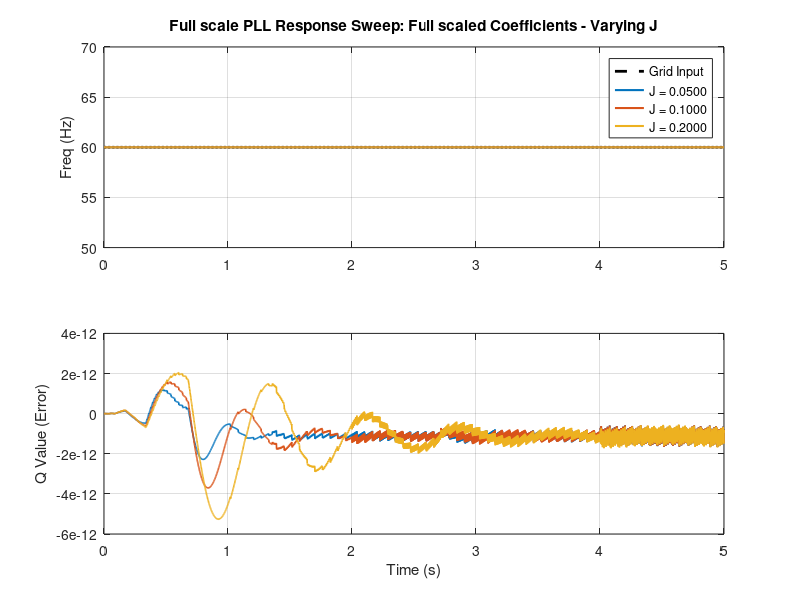
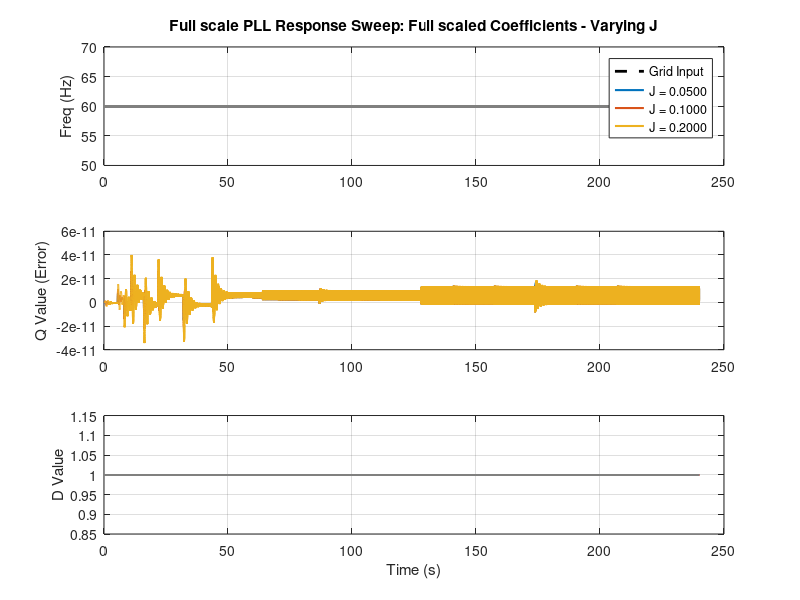
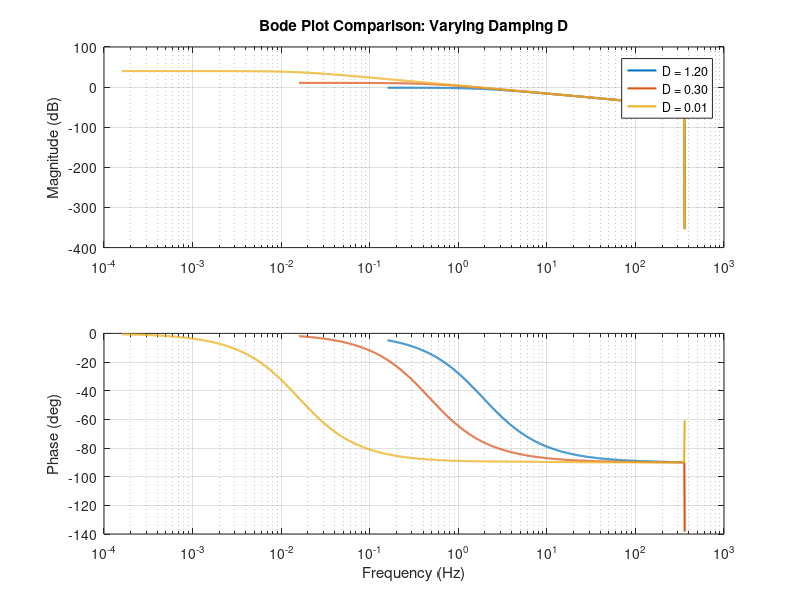
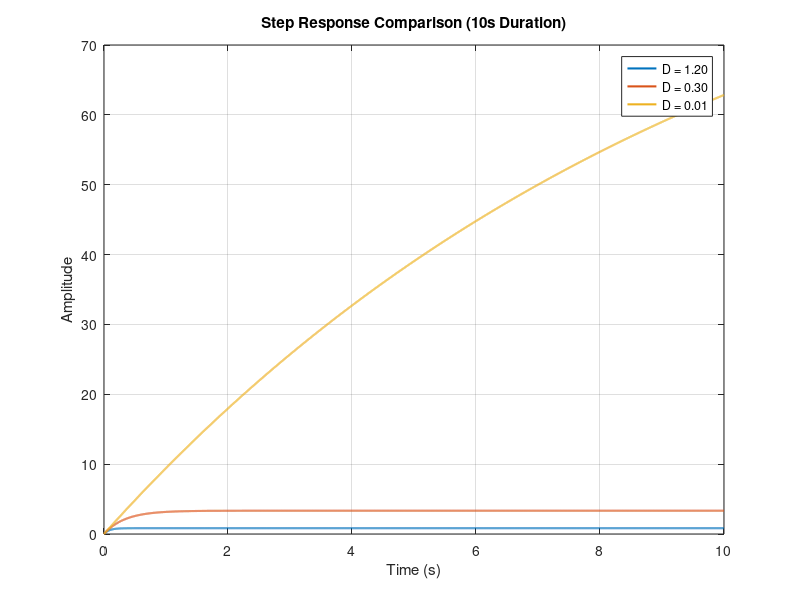

The MATLAB script that drew these images, in order:
clear; clc; close all;

% Parameters
Ki = 1000;      
Kp = 40;       
Fs = 720;     
Ts = 1/Fs;
t_final = 10; % Define the 10-second window

% --- Comparison for Damping D ---
J_fixed = 0.1;  % Through sheer experimental observation, J must be negative 
% (for it to track properly)
D_values = [1.2, 0.3, 0.01]; 
% With small inertia, and large dampening, the responses are not good

% High vals of damp and low vals of J seem to give the responses we want
% J does not seem to effect the gain whatsoever - great! That literally is
% good
% Storage for discrete coefficients

% max J is 0.9 
num_z_all = cell(length(D_values),1);
den_z_all = cell(length(D_values),1);

% Initialize figures
figure(3); clf; 
figure(4); clf; 

colors_d = lines(length(D_values));

for i = 1:length(D_values)
    D = D_values(i);
    
    % 1. Define G(s) using your updated coefficients
    num_s = [Kp, Ki];
    den_s = [J_fixed*Kp, (J_fixed*Ki + (D)*Kp + 1), (D)*Ki];
    Gs = tf(num_s, den_s);
    
    % 2. Discretize using Tustin
    Gz = c2d(Gs, Ts, 'tustin');

    % Extract discrete numerator and denominator
    [num_z, den_z] = tfdata(Gz, 'v');

    % Store them
    num_z_all{i} = num_z;
    den_z_all{i} = den_z;

    % Normalize so a0 = 1
    num_z = num_z / den_z(1);
    den_z = den_z / den_z(1);

    num_z_all{i} = num_z;
    den_z_all{i} = den_z;

    fprintf('\nD = %.2f\n', D);
    fprintf('Numerator:   ');
    disp(num_z);
    fprintf('Denominator: ');
    disp(den_z);

    NB = 20;  % B Coeffs - -2s20
    NA = 16;  % A Coeffs - 2s16 

    scaled_num = round(num_z * 2^NB);
    scaled_den = round(den_z * 2^NA);

    fprintf('Numerator Verilog (B0, B1, B2):   ');
    disp(scaled_num);
    fprintf('Denominator Verilog (A0 - ignore, A1, A2): ');
    disp(scaled_den);
    
    % 3. Frequency Domain Plotting (Bode)
    figure(3);
    [mag, phase, w] = bode(Gz);
    mag_db = 20*log10(squeeze(mag));
    phase_deg = squeeze(phase);
    freq_hz = w / (2*pi);
    
    subplot(2,1,1);
    semilogx(freq_hz, mag_db, 'Color', colors_d(i,:), 'LineWidth', 1.5); hold on;
    ylabel('Magnitude (dB)'); grid on;
    title('Bode Plot Comparison: Varying Damping D');
    
    subplot(2,1,2);
    semilogx(freq_hz, phase_deg, 'Color', colors_d(i,:), 'LineWidth', 1.5); hold on;
    ylabel('Phase (deg)'); xlabel('Frequency (Hz)'); grid on;
    
    % 4. Time Domain Plotting - Forced to 10 Seconds
    figure(4);
    % Passing t_final ensures the simulation runs the full 10s
    [y, t] = step(Gz, t_final); 
    plot(t, y, 'Color', colors_d(i,:), 'LineWidth', 1.5); hold on;

    % 4. Time Domain Plotting - Forced to 10 Seconds
    figure(5);

    t = 0:Ts:t_final;          % Time vector
    u = 0.5 * ones(size(t));   % 0.5 step input

    [y, t] = lsim(Gz, u, t);   % Simulate response

    plot(t, y, 'Color', colors_d(i,:), 'LineWidth', 1.5); hold on;
end

% Add legends and formatting
figure(3);
subplot(2,1,1);
legend(arrayfun(@(d) sprintf('D = %.2f', d), D_values, 'UniformOutput', false));

figure(4);
grid on;
title('Step Response Comparison (10s Duration)');
xlabel('Time (s)'); ylabel('Amplitude');
xlim([0 t_final]); % Ensure the axis matches our 10s window
legend(arrayfun(@(d) sprintf('D = %.2f', d), D_values, 'UniformOutput', false));

figure(5);
grid on;
title('Step 0.5 Response Comparison (10s Duration)');
xlabel('Time (s)'); ylabel('Amplitude');
xlim([0 t_final]); % Ensure the axis matches our 10s window
legend(arrayfun(@(d) sprintf('D = %.2f', d), D_values, 'UniformOutput', false));



%% 11. Sinusoidal Response (q as a sinusoid) Simulation
clear; clc; close all;

% Parameters
Ki = 1000;      
Kp = 40;       
Fs = 720;     
Ts = 1/Fs;
t_final = 3; 

% --- Controllable Input Parameters ---
f_in = 4.0;                % Sinusoid frequency (Hz)
% Why is it that a 1hz difference between pll and grid 
% creates a 4hz sinusoid in q? 
dc_offset = 0.0;           % <--- ADJUST THIS for DC Offset
amplitude = 0.25;           % Sinusoid peak amplitude

t_sine = 0:Ts:t_final;     
% Combined Input: Sinusoid + DC Offset
u_sine = dc_offset + amplitude * sin(2*pi*f_in*t_sine/101); 

% --- Comparison for Damping D ---
J_fixed = 0.3;  % Seems to scale the gain of sinusoids significantly
% J_fixed = [-0.5, 0.3, 


% Should try J = 0.03 and D = 2.0, I think that will work

% We should tesst J - 0.05, with D
D_values = [2.0, 1.2, 1.5]; 
colors_d = lines(length(D_values));

figure(7); clf; hold on;

for i = 1:length(D_values)
    D = D_values(i);
    num_s = [Kp, Ki];
    den_s = [J_fixed*Kp, (J_fixed*Ki + D*Kp + 1), D*Ki];
    Gs = tf(num_s, den_s);
    Gz = c2d(Gs, Ts, 'tustin');
    
    % Simulate response
    [y_sine, t_out] = lsim(Gz, u_sine, t_sine);
    plot(t_out, y_sine, 'Color', colors_d(i,:), 'LineWidth', 1.5);
end

% Plot the input signal for reference
plot(t_sine, u_sine, 'k--', 'LineWidth', 1.2, 'DisplayName', 'Input (Ref)');
grid on;
title(sprintf('Sinusoidal Response (%.1f Hz) with %.1f DC Offset', f_in, dc_offset));
xlabel('Time (s)'); ylabel('Amplitude');
legend([arrayfun(@(d) sprintf('D = %.2f', d), D_values, 'UniformOutput', false), 'Input Reference']);

%% 13. Full Non-Linear Closed-Loop Simulation (DQZ + IPLL)
clear; clc; close all;
figure(8); clf;
figure(9); clf; % New figure for internal signal plotting


% As I suspected - sine and cos are differently aligned here. 
% Obviously this is of interest to us. 


% What happens if I switch va and such to cos? This is what gives us an
% error. 


% What happens if I switch the nco - should see fuckery with current vals,
% and workery with previous vals - nco gives us different stuff. 

% --- Simulation Parameters ---
Fs_sim = 720;
Ts_sim = 1/Fs_sim;
t_sim_final = 10; % 10 seconds to see the full lock dynamics
t_vec = 0:Ts_sim:t_sim_final;
N_sim = length(t_vec);

% --- Define the Input Grid (What the PLL is trying to track) ---
% Let's create a frequency step. Starts at 60Hz, jumps to 59Hz at 0.5s.
f_grid_nominal = 61;
f_grid_actual = ones(1, N_sim) * 60; 
f_grid_actual(t_vec >= 0.5) = 60; % 1 Hz drop at t=0.5s

% Integrate frequency to get the grid phase angle (theta_grid)
theta_grid = zeros(1, N_sim);
for k = 2:N_sim
    theta_grid(k) = theta_grid(k-1) + 2*pi * f_grid_actual(k) * Ts_sim;
end

% Generate the 3-Phase Input Signals (Normalized to amplitude 1)
v_a = cos(theta_grid); % Changing to cos aligns cos nco with thingy, changing to sin aligns with sin nco
v_b = cos(theta_grid - 2*pi/3); % Looks like all our hex files use sin - so why are we aligning with cos?
v_c = cos(theta_grid - 4*pi/3); % Inputs as sin while we start assuming cos makes q really high off the start. 
% But our q is 0? 

% Using q = asin + bcos - are they actually sin and cos though?
% --- Initialize Loop Variables ---
% J to 0.006 and D to 0.3 ~= J 0.03 and D 2.0
J_fixed = 0.01; % More J = more oscillation - longer to capture
D_sim = 0.9; % D > 1 breaks the thing
Kp = 40;
Ki = 1000;
num_s_sim = [Kp, Ki];
den_s_sim = [J_fixed*Kp, (J_fixed*Ki + D_sim*Kp + 1), D_sim*Ki];
Gs_sim = tf(num_s_sim, den_s_sim);
Gz_sim = c2d(Gs_sim, Ts_sim, 'tustin');
[num_z_sim, den_z_sim] = tfdata(Gz_sim, 'v');

% Normalize coefficients
num_z_sim = num_z_sim / den_z_sim(1);
den_z_sim = den_z_sim / den_z_sim(1);
b0 = num_z_sim(1); b1 = num_z_sim(2); b2 = num_z_sim(3);
a1 = den_z_sim(2); a2 = den_z_sim(3);

% Storage arrays for plotting
q_out_arr = zeros(1, N_sim);
f_err_arr = zeros(1, N_sim);
f_out_arr = zeros(1, N_sim);
theta_nco_arr = zeros(1, N_sim);

% NEW: Storage arrays for internal signals
sine_nco_arr = zeros(1, N_sim);
cos_nco_arr  = zeros(1, N_sim);
alpha_arr    = zeros(1, N_sim);
beta_arr     = zeros(1, N_sim);

% State variables for the IPLL Filter (delays)
x_z1 = 0; x_z2 = 0;
y_z1 = 0; y_z2 = 0;

% NCO Variables
f_nco_center = 61.0;
theta_nco = 0; 

% ========================================================
% ================= SAMPLE-BY-SAMPLE LOOP ================
% ========================================================
for k = 1:N_sim
    
    % 1. ----- NCO (Sine/Cosine Generation) -----
    sine_nco = sin(theta_nco);
    cos_nco = cos(theta_nco);
    
    % Record NCO states
    theta_nco_arr(k) = theta_nco;
    sine_nco_arr(k) = sine_nco;
    cos_nco_arr(k) = cos_nco;
    
    % 2. ----- DQZ Transform (Phase Detector) -----
    alpha = (2/3)*v_a(k) - (1/3)*(v_b(k) + v_c(k));
    beta  = (1/sqrt(3))*(v_c(k) - v_b(k)); % Note: your c-b logic
    
    % Record Clarke outputs
    alpha_arr(k) = alpha;
    beta_arr(k) = beta;
    
    % Park Transform
    d_val = alpha * cos_nco - beta * sine_nco;
    q_val = beta * cos_nco + alpha * sine_nco;
    
    q_out_arr(k) = q_val;
    
    % 3. ----- IPLL Filter (Loop Filter) -----
    x_in = -q_val; % In our filter - we are assuming the input is cos
    % 
    
    % Direct Form I computation
    y_out = ((b0*x_in + b1*x_z1 + b2*x_z2)*1 - (a1*y_z1 + a2*y_z2)); % If you divide the num by two here, and have sin as input, 0.2 and 0.3 brick it, but that doesn't explain how 0.03 and 2.0 worked!
    % oddly, if you multiply the num by two here, and use J = 0.02 and D =
    % 2.0, then you get the expected output
    % My best current guess is that the numerator is twice what it should
    % be

    % If the numerator isnt twice:
    % 

    % We did our scaling assuming the gain was 1/D, which it is, 
    
    % Update delays
    x_z2 = x_z1;
    x_z1 = x_in;
    y_z2 = y_z1;
    y_z1 = y_out;
    
    f_err_arr(k) = y_out;
    
    % 4. ----- Update Frequency Output -----
    f_out_arr(k) = f_nco_center + y_out;
    
    % 5. ----- Integrate NCO Phase for next sample -----
    theta_nco = theta_nco +  2*pi*f_out_arr(k) * Ts_sim;
    theta_nco = mod(theta_nco, 2*pi); 
end

% ========================================================
% ================= PLOTTING =============================
% ========================================================

% --- Figure 8: PLL Tracking Performance ---
figure(8);
subplot(3,1,1);
plot(t_vec, f_grid_actual, 'k--', 'LineWidth', 1.5); hold on;
plot(t_vec, f_out_arr, 'b', 'LineWidth', 1.5);
grid on; title('Frequency Tracking: f_{grid} vs f_{nco}');
ylabel('Frequency (Hz)');
legend('Grid Freq (Input)', 'NCO Freq (IPLL Output)');
xlim([0 t_sim_final]);

subplot(3,1,2);
plot(t_vec, q_out_arr, 'r', 'LineWidth', 1.2);
grid on; title('Phase Error (q value)');
ylabel('Amplitude');
xlim([0 t_sim_final]);

subplot(3,1,3);
phase_diff = unwrap(theta_grid) - unwrap(theta_nco_arr);
plot(t_vec, phase_diff, 'm', 'LineWidth', 1.5);
grid on; title('Phase Angle Difference (\theta_{grid} - \theta_{nco})');
xlabel('Time (s)'); ylabel('Radians');
xlim([0 t_sim_final]);

% --- Figure 9: Internal Signals (Zoomed In) ---

figure(9);
% Zoom window (First 100ms to clearly see 60Hz waves)
x_zoom = [0 0.1]; 

subplot(2,1,1);
plot(t_vec, v_a, 'k', 'LineWidth', 2); hold on;
plot(t_vec, alpha_arr, 'r--', 'LineWidth', 1.5);
plot(t_vec, beta_arr, 'b--', 'LineWidth', 1.5);
grid on; 
title('Stationary Frame: Grid Phase A (v_a) vs Clarke Outputs (\alpha, \beta)');
ylabel('Amplitude');
legend('v_a (Grid A)', '\alpha', '\beta');
xlim(x_zoom);

subplot(2,1,2);
plot(t_vec, sine_nco_arr, 'r', 'LineWidth', 1.5); hold on;
plot(t_vec, cos_nco_arr, 'b', 'LineWidth', 1.5);
grid on; 
title('Rotating Frame (NCO Outputs)');
xlabel('Time (s)'); ylabel('Amplitude');
legend('sine_{nco}', 'cos_{nco}');
xlim(x_zoom);

%% Multi-Parameter Sweep: Testing J sensitivity
%clear; clc; close all;

% --- Constant Simulation Parameters ---
Fs_sim = 720;
Ts_sim = 1/Fs_sim;
t_sim_final = 5; % Reduced for faster multi-run plotting
t_vec = 0:Ts_sim:t_sim_final;
N_sim = length(t_vec);

% --- Define the Input Grid (Common to all runs) ---
f_grid_actual = ones(1, N_sim) * 60.0; 
f_grid_actual(t_vec >= 0.5) = 60.0; % 1 Hz step
theta_grid = cumtrapz(t_vec, 2*pi * f_grid_actual);
v_a = 2*cos(theta_grid); 
v_b = 2*cos(theta_grid - 2*pi/3); 
v_c = 2*cos(theta_grid - 4*pi/3);

% --- Sweep Parameters ---
% CHANGE THIS to sweep D, Kp, etc.
param_sweep = [0.05, 0.1, 0.2]; 
sweep_label = 'J';

% --- Pre-allocate Storage ---
f_out_history = zeros(length(param_sweep), N_sim);
q_out_history = zeros(length(param_sweep), N_sim);

num_z_all = cell(length(param_sweep),1);
den_z_all = cell(length(param_sweep),1);

% ========================================================
% ================= OUTER SWEEP LOOP =====================
% ========================================================
for p = 1:length(param_sweep)
    
    % Update the specific variable for this run
    J_fixed = param_sweep(p); 
    D_sim = 0.5; % Keep others constant
    Kp =40; Ki = 1000;
    
    % --- Re-calculate Coefficients for THIS run ---
    num_s = [Kp, Ki];
    den_s = [J_fixed*Kp, (J_fixed*Ki + (D_sim)*Kp + 1), (D_sim)*Ki];
    Gz = c2d(tf(num_s, den_s), Ts_sim, 'tustin');
    [num_z, den_z] = tfdata(Gz, 'v');
    
    b0 = num_z(1); b1 = num_z(2); b2 = num_z(3);
    a1 = den_z(2); a2 = den_z(3);

    % --- Reset Simulation States ---
    x_z1 = 0; x_z2 = 0; y_z1 = 0; y_z2 = 0;
    theta_nco = 0;
    f_nco_center = 60.0; % Your center freq

    % Store them
    num_z_all{p} = num_z;
    den_z_all{p} = den_z;

    % Normalize so a0 = 1
    num_z = num_z / den_z(1);
    den_z = den_z / den_z(1);

    num_z_all{p} = num_z;
    den_z_all{p} = den_z;

    fprintf('\nJ = %.5f\n D = %.5f\n', J_fixed, D_sim);
    fprintf('Numerator:   ');
    disp(num_z);
    fprintf('Denominator: ');
    disp(den_z);

    NB = 20;  % B Coeffs - -2s20
    NA = 16;  % A Coeffs - 2s16 

    scaled_num = round(num_z * 2^NB);
    scaled_den = round(den_z * 2^NA);

    fprintf('Numerator Verilog (B0, B1, B2):   ');
    disp(scaled_num);
    fprintf('Denominator Verilog (A0 - ignore, A1, A2): ');
    disp(scaled_den);

    % --- Sample-by-Sample Loop ---
    for k = 1:N_sim
        % NCO
        sine_nco = sin(theta_nco);
        cos_nco = cos(theta_nco);
        
        % DQZ/Park
        alpha = (2/3)*v_a(k) - (1/3)*(v_b(k) + v_c(k));
        beta  = (1/sqrt(3))*(v_c(k) - v_b(k));
        q_val = beta * cos_nco + alpha * sine_nco;
        
        % IPLL Filter
        x_in = -q_val;
        y_out = (b0*x_in + b1*x_z1 + b2*x_z2) - (a1*y_z1 + a2*y_z2);
        
        % Updates
        x_z2 = x_z1; x_z1 = x_in;
        y_z2 = y_z1; y_z1 = y_out;
        
        f_out_history(p, k) = f_nco_center + y_out;
        q_out_history(p, k) = q_val;
        
        theta_nco = mod(theta_nco + 2*pi*f_out_history(p, k)*Ts_sim, 2*pi);
    end
end

% ========================================================
% ================= PLOTTING ALL RUNS ====================
% ========================================================
figure();
set(gcf, 'Color', 'w');

% Subplot 1: Frequency Tracking
subplot(2,1,1);
plot(t_vec, f_grid_actual, 'k--', 'LineWidth', 2); hold on;
plot(t_vec, f_out_history', 'LineWidth', 1.5); % Note the transpose (')
grid on; ylabel('Freq (Hz)');
title(['Full scale PLL Response Sweep: Full scaled Coefficients - Varying ', sweep_label]);

% Dynamic Legend Generation
leg_entries = cell(1, length(param_sweep) + 1);
leg_entries{1} = 'Grid Input';
for i = 1:length(param_sweep)
    leg_entries{i+1} = sprintf('%s = %.4f', sweep_label, param_sweep(i));
end
legend(leg_entries, 'Location', 'best');

% Subplot 2: Phase Error (Q)
subplot(2,1,2);
plot(t_vec, q_out_history', 'LineWidth', 1.2);
grid on; ylabel('Q Value (Error)');
xlabel('Time (s)');


%% Multt-Parameter Sweep: Testing J Sens - With D and Q
clear; clc; close all;

% --- Constant Simulation Parameters ---
Fs_sim = 720;
Ts_sim = 1/Fs_sim;
t_sim_final = 240; % Reduced for faster multi-run plotting
t_vec = 0:Ts_sim:t_sim_final;
N_sim = length(t_vec);

% --- Define the Input Grid (Common to all runs) ---
f_grid_actual = ones(1, N_sim) * 60.0; 
f_grid_actual(t_vec >= 0.5) = 60.0; % 1 Hz step (currently kept at 60)
theta_grid = cumtrapz(t_vec, 2*pi * f_grid_actual);
v_a = cos(theta_grid); 
v_b = cos(theta_grid - 2*pi/3); 
v_c = cos(theta_grid - 4*pi/3);

% --- Sweep Parameters ---
% CHANGE THIS to sweep D, Kp, etc.
param_sweep = [0.05, 0.1, 0.2]; 
sweep_label = 'J';

% --- Pre-allocate Storage ---
f_out_history = zeros(length(param_sweep), N_sim);
q_out_history = zeros(length(param_sweep), N_sim);
d_out_history = zeros(length(param_sweep), N_sim); % Added pre-allocation for d
num_z_all = cell(length(param_sweep),1);
den_z_all = cell(length(param_sweep),1);

% ========================================================
% ================= OUTER SWEEP LOOP =====================
% ========================================================
for p = 1:length(param_sweep)
    
    % Update the specific variable for this run
    J_fixed = param_sweep(p); 
    D_sim = 0.25; % Keep others constant
    Kp = 40; Ki = 1000;
    
    % --- Re-calculate Coefficients for THIS run ---
    num_s = [Kp, Ki];
    den_s = [J_fixed*Kp, (J_fixed*Ki + (D_sim)*Kp + 1), (D_sim)*Ki];
    Gz = c2d(tf(num_s, den_s), Ts_sim, 'tustin');
    [num_z, den_z] = tfdata(Gz, 'v');
    
    b0 = num_z(1); b1 = num_z(2); b2 = num_z(3);
    a1 = den_z(2); a2 = den_z(3);
    
    % --- Reset Simulation States ---
    x_z1 = 0; x_z2 = 0; y_z1 = 0; y_z2 = 0;
    theta_nco = 0;
    f_nco_center = 60.0; % Your center freq
    
    % Store them
    num_z_all{p} = num_z;
    den_z_all{p} = den_z;
    
    % Normalize so a0 = 1
    num_z = num_z / den_z(1);
    den_z = den_z / den_z(1);
    num_z_all{p} = num_z;
    den_z_all{p} = den_z;
    
    fprintf('\nJ = %.5f\n D = %.5f\n', J_fixed, D_sim);
    fprintf('Numerator:   ');
    disp(num_z);
    fprintf('Denominator: ');
    disp(den_z);
    
    NB = 20;  % B Coeffs - -2s20
    NA = 16;  % A Coeffs - 2s16 
    scaled_num = round(num_z * 2^NB);
    scaled_den = round(den_z * 2^NA);
    fprintf('Numerator Verilog (B0, B1, B2):   ');
    disp(scaled_num);
    fprintf('Denominator Verilog (A0 - ignore, A1, A2): ');
    disp(scaled_den);
    
    % --- Sample-by-Sample Loop ---
    for k = 1:N_sim
        % NCO
        sine_nco = sin(theta_nco);
        cos_nco = cos(theta_nco);
        
        % DQZ/Park
        alpha = (2/3)*v_a(k) - (1/3)*(v_b(k) + v_c(k));
        beta  = (1/sqrt(3))*(v_c(k) - v_b(k));
        
        % Calculate q and d
        q_val = beta * cos_nco + alpha * sine_nco;
        d_val = alpha * cos_nco - beta * sine_nco; % Added d_val calculation
        
        % IPLL Filter
        x_in = -q_val;
        y_out = (b0*x_in + b1*x_z1 + b2*x_z2) - (a1*y_z1 + a2*y_z2);
        
        % Updates
        x_z2 = x_z1; x_z1 = x_in;
        y_z2 = y_z1; y_z1 = y_out;
        
        % Store History
        f_out_history(p, k) = f_nco_center + y_out;
        q_out_history(p, k) = q_val;
        d_out_history(p, k) = d_val; % Store d_val history
        
        theta_nco = mod(theta_nco + 2*pi*f_out_history(p, k)*Ts_sim, 2*pi);
    end
end

% ========================================================
% ================= PLOTTING ALL RUNS ====================
% ========================================================
figure();
set(gcf, 'Color', 'w');

% Subplot 1: Frequency Tracking
subplot(3,1,1); % Changed to 3,1,1
plot(t_vec, f_grid_actual, 'k--', 'LineWidth', 2); hold on;
plot(t_vec, f_out_history', 'LineWidth', 1.5); 
grid on; ylabel('Freq (Hz)');
title(['Full scale PLL Response Sweep: Full scaled Coefficients - Varying ', sweep_label]);

% Dynamic Legend Generation
leg_entries = cell(1, length(param_sweep) + 1);
leg_entries{1} = 'Grid Input';
for i = 1:length(param_sweep)
    leg_entries{i+1} = sprintf('%s = %.4f', sweep_label, param_sweep(i));
end
legend(leg_entries, 'Location', 'best');

% Subplot 2: Phase Error (Q)
subplot(3,1,2); % Changed to 3,1,2
plot(t_vec, q_out_history', 'LineWidth', 1.2);
grid on; ylabel('Q Value (Error)');

% Subplot 3: D Value
subplot(3,1,3); % Added 3,1,3 for D
plot(t_vec, d_out_history', 'LineWidth', 1.2);
grid on; ylabel('D Value');
xlabel('Time (s)');



%% Multi-Parameter Sweep: Testing D sensitivity
clear; clc; close all;

% --- Constant Simulation Parameters ---
Fs_sim = 720;
Ts_sim = 1/Fs_sim;
t_sim_final = 5; % Reduced for faster multi-run plotting
t_vec = 0:Ts_sim:t_sim_final;
N_sim = length(t_vec);

% --- Define the Input Grid (Common to all runs) ---
f_grid_actual = ones(1, N_sim) * 60; 
f_grid_actual(t_vec >= 0.5) = 59.0; % 1 Hz step
theta_grid = cumtrapz(t_vec, 2*pi * f_grid_actual);
v_a = cos(theta_grid); 
v_b = cos(theta_grid - 2*pi/3); 
v_c = cos(theta_grid - 4*pi/3);

% --- Sweep Parameters ---
% CHANGE THIS to sweep D, Kp, etc.
param_sweep = [0.0, 0.0001, 0.001, 0.01, 0.1, 0.5, 1.2]; 
sweep_label = 'D';

% --- Pre-allocate Storage ---
f_out_history = zeros(length(param_sweep), N_sim);
q_out_history = zeros(length(param_sweep), N_sim);

% ========================================================
% ================= OUTER SWEEP LOOP =====================
% ========================================================
for p = 1:length(param_sweep)
    
    % Update the specific variable for this run
    J_fixed = 0.1; 
    D_sim = param_sweep(p); % Keep others constant
    Kp =40; Ki = 1000;
    
    % --- Re-calculate Coefficients for THIS run ---
    num_s = [Kp, Ki];
    den_s = [J_fixed*Kp, (J_fixed*Ki + D_sim*Kp + 1), D_sim*Ki];
    Gz = c2d(tf(num_s, den_s), Ts_sim, 'tustin');
    [num_z, den_z] = tfdata(Gz, 'v');
    
    b0 = num_z(1); b1 = num_z(2); b2 = num_z(3);
    a1 = den_z(2); a2 = den_z(3);

    % --- Reset Simulation States ---
    x_z1 = 0; x_z2 = 0; y_z1 = 0; y_z2 = 0;
    theta_nco = 0;
    f_nco_center = 60.0; % Your center freq

    % --- Sample-by-Sample Loop ---
    for k = 1:N_sim
        % NCO
        sine_nco = sin(theta_nco);
        cos_nco = cos(theta_nco);
        
        % DQZ/Park
        alpha = (2/3)*v_a(k) - (1/3)*(v_b(k) + v_c(k));
        beta  = (1/sqrt(3))*(v_c(k) - v_b(k));
        q_val = beta * cos_nco + alpha * sine_nco;
        
        % IPLL Filter
        x_in = -q_val;
        y_out = (b0*x_in + b1*x_z1 + b2*x_z2) - (a1*y_z1 + a2*y_z2);
        
        % Updates
        x_z2 = x_z1; x_z1 = x_in;
        y_z2 = y_z1; y_z1 = y_out;
        
        f_out_history(p, k) = f_nco_center + y_out;
        q_out_history(p, k) = q_val;
        
        theta_nco = mod(theta_nco + 2*pi*f_out_history(p, k)*Ts_sim, 2*pi);
    end
end

% ========================================================
% ================= PLOTTING ALL RUNS ====================
% ========================================================
figure(10);
set(gcf, 'Color', 'w');

% Subplot 1: Frequency Tracking
subplot(2,1,1);
plot(t_vec, f_grid_actual, 'k--', 'LineWidth', 2); hold on;
plot(t_vec, f_out_history', 'LineWidth', 1.5); % Note the transpose (')
grid on; ylabel('Freq (Hz)');
title(['PLL Response Sweep: Varying ', sweep_label]);

% Dynamic Legend Generation
leg_entries = cell(1, length(param_sweep) + 1);
leg_entries{1} = 'Grid Input';
for i = 1:length(param_sweep)
    leg_entries{i+1} = sprintf('%s = %.4f', sweep_label, param_sweep(i));
end
legend(leg_entries, 'Location', 'best');

% Subplot 2: Phase Error (Q)
subplot(2,1,2);
plot(t_vec, q_out_history', 'LineWidth', 1.2);
grid on; ylabel('Q Value (Error)');
xlabel('Time (s)');

%% 5. Frequency Step Simulation
% Input 59 Hz to see how it responds
clear;
N = 1200;               % Buffer size
bits = 16;              % 16-bit signed
max_val = 2^(bits-1)-1; % 32767

% Physical Parameters
fs = 720;               % Sampling rate (Hz)
f_grid = 60;            % Grid frequency (Hz)

% Time/Phase calculation
n = (0:N-1)';           % Sample index
% Phase increment per sample = 2*pi * (f_grid / fs)
theta_fixed = 2*pi * (f_grid / fs) * n; 
f_step = ones(N, 1) * 59;
f_step(N/150:end) = 59; 
phase_step = zeros(N, 1);
for n = 2:N
    phase_step(n) = phase_step(n-1) + 2*pi * (f_step(n)/fs);
end
sig_A_step = max_val * sin(phase_step);


%% 8. Export Dynamic Files
% This will export to your home page probably - you have to move files 
% into project directory where you run testbench
dyn_signals = {sig_A_step, max_val*sin(phase_step - 2*pi/3), max_val*sin(phase_step - 4*pi/3)};
dyn_filenames = {'grid_a.hex', 'grid_b.hex', 'grid_c.hex'};

for i = 1:length(dyn_signals)
    data = round(dyn_signals{i});
    data = max(min(data, max_val), -2^(bits-1));
    hex_vals = dec2hex(mod(data, 2^bits), 4);
    fid = fopen(dyn_filenames{i}, 'w');
    for row = 1:N
        fprintf(fid, '%s\n', hex_vals(row, :));
    end
    fclose(fid);
end

%% 10. Hardware Verification Plot (with Smoothing)
% Load the hardware data
t = (0:N-1)'/fs; 
fid = fopen('MATH_CF_61_LONG_D09_J02.txt', 'r');
fid2 = fopen('MATH_CF_61_LONG_D09_J01.txt', 'r');

fid4 = fopen('MATH_CF_61_LONG_D12_J01.txt', 'r');
fid5 = fopen('MATH_CF_61_LONG_D12_J005.txt', 'r');
fid3 = fopen('SRF_CF_61_LONG.txt', 'r');

if (fid ~= -1) && (fid2 ~= -1)
    hw_hex = textscan(fid, '%s');
    fclose(fid);

    hw_hex2 = textscan(fid2, '%s');
    fclose(fid2);

    hw_hex3 = textscan(fid3, '%s');
    fclose(fid3);

    hw_hex4 = textscan(fid4, '%s');
    fclose(fid4);

    hw_hex5 = textscan(fid5, '%s');
    fclose(fid5);
    
    % Convert Hex strings to Decimal
    hw_fcw = uint32(hex2dec(hw_hex{1}));
    hw_fcw2 = uint32(hex2dec(hw_hex2{1}));
    hw_fcw3 = uint32(hex2dec(hw_hex3{1}));
    hw_fcw4 = uint32(hex2dec(hw_hex4{1}));
    hw_fcw5 = uint32(hex2dec(hw_hex5{1}));

    % Convert FCW back to Hz for the plot
    % Note: Use the frequency the NCO thinks it is clocked at (720 Hz)
    f_hw_raw = (double(hw_fcw) * 720) / (2^32);
    f_hw_raw2 = (double(hw_fcw2) * 720) / (2^32);
    f_hw_raw3 = (double(hw_fcw3) * 720) / (2^32);
    f_hw_raw4 = (double(hw_fcw4) * 720) / (2^32);
    f_hw_raw5 = (double(hw_fcw5) * 720) / (2^32);

    % --- SMOOTHING LOGIC ---
    % Average over 12 samples (one full 60Hz cycle at 720Hz sampling)
    window_size = 12; 
    f_hw = movmean(f_hw_raw, window_size) - 1;
    f_hw2 = movmean(f_hw_raw2, window_size) - 1;
    f_hw3 = movmean(f_hw_raw3, window_size) - 1;
    f_hw4 = movmean(f_hw_raw4, window_size) - 1;
    f_hw5 = movmean(f_hw_raw5, window_size) - 1;
    % -----------------------

    % Determine the shortest length to avoid "index out of bounds"
    len_to_plot = min([length(t), length(f_hw), length(f_hw2), length(f_hw3), length(f_hw4), length(f_hw5)]);
    
    figure();
    
    % Use the shortest available data length
    len = min([length(t), length(f_hw), length(f_hw2), length(f_hw3), length(f_hw4), length(f_hw5)]);
    
    % Plot the lines
    plot(t(1:len), f_step(1:len), 'k--', 'LineWidth', 1.5); hold on;
    plot(t(1:len), f_hw(1:len), 'r', 'LineWidth', 1.2);
    plot(t(1:len), f_hw2(1:len), 'g', 'LineWidth', 1.2);
    plot(t(1:len), f_hw4(1:len), 'y', 'LineWidth', 1.2);
    plot(t(1:len), f_hw5(1:len), 'm', 'LineWidth', 1.2);
    plot(t(1:len), f_hw3(1:len), 'b', 'LineWidth', 1.2);
    
    title('IPLL Frequency Tracking Comparison (ipll nominal f = 61 Hz)');
    legend('Reference', 'D 0.9 J 0.2', 'D 0.9 J 0.1', 'D 1.2 J 0.1', 'D 1.2 J 0.05', 'Typical SRF PLL');
    ylabel('Frequency (Hz)'); 
    grid on;
    grid minor; % Adds smaller lines for better visibility
   
else
    disp('Hardware output file not found. Run the simulation first.');
end

%% 10. Grid Forming vs Grid Following before hookup
% Load the hardware data
clear;
N = 1200;               % Buffer size
bits = 16;              % 16-bit signed
max_val = 2^(bits-1)-1; % 32767

% Physical Parameters
fs = 720;               % Sampling rate (Hz)
f_grid = 60;            % Grid frequency (Hz)
t = (0:N-1)'/fs; 
% Phase increment per sample = 2*pi * (f_grid / fs) 
f_step = ones(N, 1) * 59;
f_step(N/150:end) = 59; 
phase_step = zeros(N, 1);
for n = 2:N
    phase_step(n) = phase_step(n-1) + 2*pi * (f_step(n)/fs);
end
sig_A_step = max_val * sin(phase_step);

fid = fopen('DQZ_TO_SPVM_59HZ_IPLL.txt', 'r');
fid2 = fopen('DQZ_TO_SPVM_59HZ_SRF.txt', 'r');

if (fid ~= -1) && (fid2 ~= -1)
    hw_hex = textscan(fid, '%s');
    fclose(fid);

    hw_hex2 = textscan(fid2, '%s');
    fclose(fid2);
    
    % Convert Hex strings to Decimal
    hw_fcw = uint32(hex2dec(hw_hex{1}));
    hw_fcw2 = uint32(hex2dec(hw_hex2{1}));

    % Convert FCW back to Hz for the plot
    % Note: Use the frequency the NCO thinks it is clocked at (720 Hz)
    f_hw_raw = (double(hw_fcw) * 720) / (2^32);
    f_hw_raw2 = (double(hw_fcw2) * 720) / (2^32);

    % --- SMOOTHING LOGIC ---
    % Average over 12 samples (one full 60Hz cycle at 720Hz sampling)
    window_size = 12; 
    f_hw = movmean(f_hw_raw, window_size);
    f_hw2 = movmean(f_hw_raw2, window_size);
    % -----------------------

    % Determine the shortest length to avoid "index out of bounds"
    len_to_plot = min([length(t), length(f_hw), length(f_hw2)]);
    
    figure();
    
    % Use the shortest available data length
    len = min([length(t), length(f_hw), length(f_hw2)]);
    
    % Plot the lines
    plot(t(1:len), f_step(1:len), 'k--', 'LineWidth', 1.5); hold on;
    plot(t(1:len), f_hw(1:len), 'g', 'LineWidth', 1.2);
    plot(t(1:len), f_hw2(1:len), 'r', 'LineWidth', 1.2);

    
    title('Final IPLL Frequency Tracking Comparison (ipll nominal f = 60 Hz, input = 59 Hz)');
    legend('Reference', 'Grid Forming IPLL', 'Typical SRF PLL');
    ylabel('Frequency (Hz)'); 
    grid on;
    grid minor; % Adds smaller lines for better visibility
   
else
    disp('Hardware output file not found. Run the simulation first.');
end
